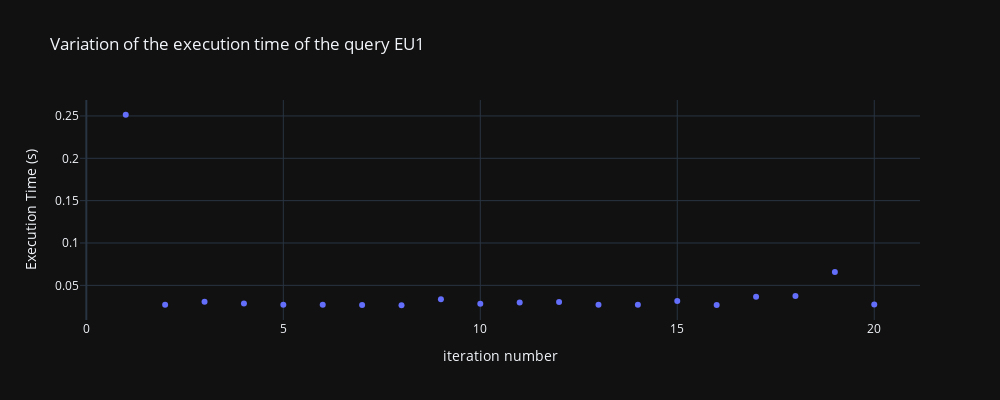

The notebook cell this image was saved under:
### Code cell
import plotly.express as px
fig = px.scatter(x=[i for i in range(1,num_iterations+1)], labels={'x': 'iteration number', 'y': 'Execution Time (s)'}, y=execution_times, title='Variation of the execution time of the query EU1', template='plotly_dark')
fig.update_layout(width=1000, height=400)
fig.show()

### Figure 1 — Plotly figure (JSON) as saved in the notebook; plotly's stock layout.template omitted (floating-point values rounded to 4 significant figures)
{"data": [{"hovertemplate": "iteration number=%{x}<br>Execution Time (s)=%{y}<extra></extra>", "legendgroup": "", "marker": {"color": "#636efa", "symbol": "circle"}, "mode": "markers", "name": "", "orientation": "v", "showlegend": false, "type": "scatter", "x": [1, 2, 3, 4, 5, 6, 7, 8, 9, 10, 11, 12, 13, 14, 15, 16, 17, 18, 19, 20], "xaxis": "x", "y": [0.2514, 0.02705, 0.03053, 0.02847, 0.02719, 0.02725, 0.02695, 0.02653, 0.03347, 0.02829, 0.02979, 0.03034, 0.02718, 0.02711, 0.03149, 0.02678, 0.03655, 0.03733, 0.06567, 0.02727], "yaxis": "y"}], "layout": {"height": 400, "legend": {"tracegroupgap": 0}, "title": {"text": "Variation of the execution time of the query EU1"}, "width": 1000, "xaxis": {"anchor": "y", "domain": [0, 1], "title": {"text": "iteration number"}}, "yaxis": {"anchor": "x", "domain": [0, 1], "title": {"text": "Execution Time (s)"}}}}
